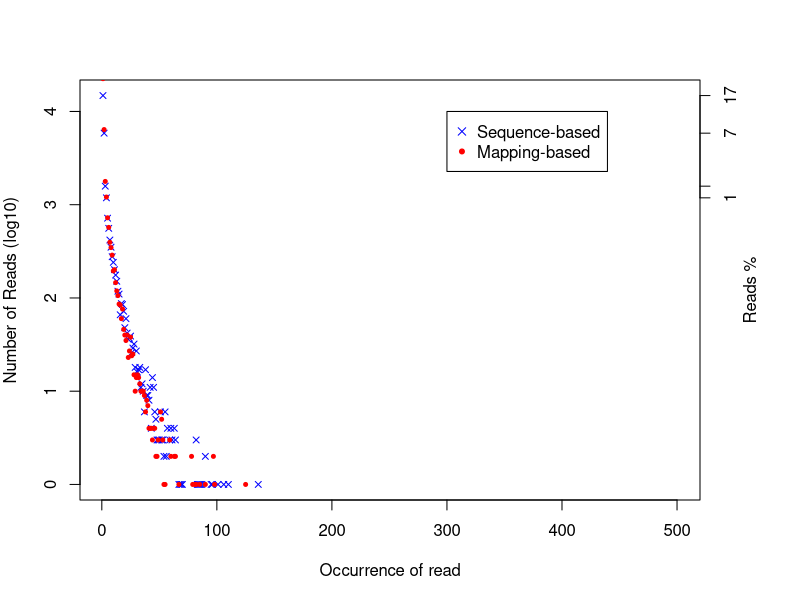

Here is the R script that generated this plot:
pdf('RAP1_IAA_30M_REP1.DupRate_plot.pdf')
par(mar=c(5,4,4,5),las=0)
seq_occ=c(1,2,3,4,5,6,7,8,9,10,11,12,13,14,15,16,17,18,19,20,21,22,23,24,25,26,27,28,29,30,31,32,33,34,35,36,37,38,39,40,41,42,43,44,45,46,47,48,49,51,52,53,54,55,59,60,63,64,67,78,79,81,82,85,90,97,98,125)
seq_uniqRead=c(22472,6394,1777,1208,724,571,395,347,288,195,201,146,119,106,86,84,60,76,46,40,35,40,23,27,38,24,25,15,10,14,15,14,12,10,10,10,9,6,8,7,4,4,4,3,4,4,2,2,3,6,5,3,1,1,3,2,2,2,1,2,1,1,1,1,1,2,1,1)
pos_occ=c(1,2,3,4,5,6,7,8,9,10,11,12,13,14,15,16,17,18,19,20,21,22,23,24,25,26,27,28,29,30,31,32,33,34,35,36,37,38,39,40,41,42,43,44,45,46,47,48,49,50,51,52,53,54,55,56,57,59,60,61,63,64,67,68,69,70,82,83,84,85,86,87,90,95,96,101,106,110,136)
pos_uniqRead=c(14810,5851,1581,1185,717,558,418,350,277,241,201,176,151,118,110,66,87,85,72,48,60,42,36,37,39,26,29,32,18,27,16,17,18,11,12,10,6,17,9,9,8,11,4,14,11,6,5,3,3,3,6,3,3,2,6,2,4,3,4,3,4,3,1,1,1,1,3,1,1,1,1,1,2,1,1,1,1,1,1)
plot(pos_occ,log10(pos_uniqRead),ylab='Number of Reads (log10)',xlab='Occurrence of read',pch=4,cex=0.8,col='blue',xlim=c(1,500),yaxt='n')
points(seq_occ,log10(seq_uniqRead),pch=20,cex=0.8,col='red')
ym=floor(max(log10(pos_uniqRead)))
legend(300,ym,legend=c('Sequence-based','Mapping-based'),col=c('blue','red'),pch=c(4,20))
axis(side=2,at=0:ym,labels=0:ym)
axis(side=4,at=c(log10(pos_uniqRead[1]),log10(pos_uniqRead[2]),log10(pos_uniqRead[3]),log10(pos_uniqRead[4])), labels=c(round(pos_uniqRead[1]*100/sum(pos_uniqRead*pos_occ)),round(pos_uniqRead[2]*100/sum(pos_uniqRead*pos_occ)),round(pos_uniqRead[3]*100/sum(pos_uniqRead*pos_occ)),round(pos_uniqRead[4]*100/sum(pos_uniqRead*pos_occ))))
mtext(4, text = "Reads %", line = 2)
dev.off()
